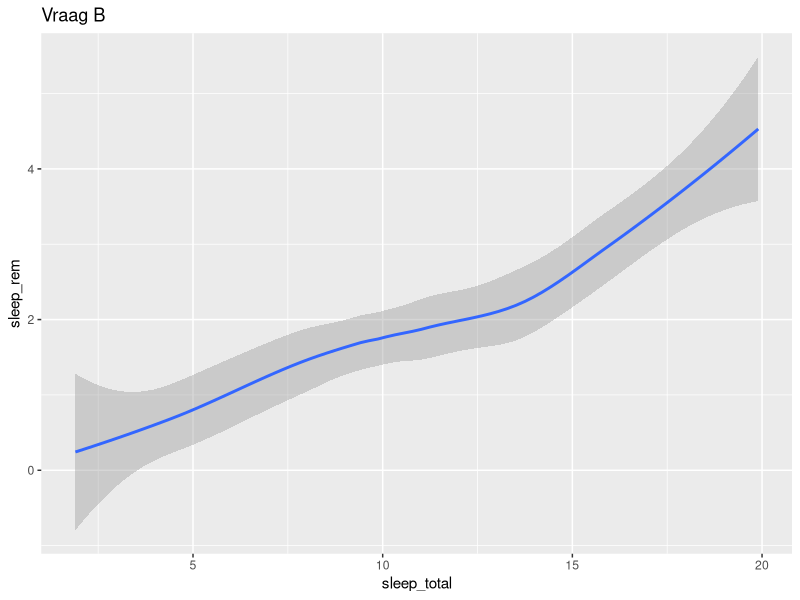
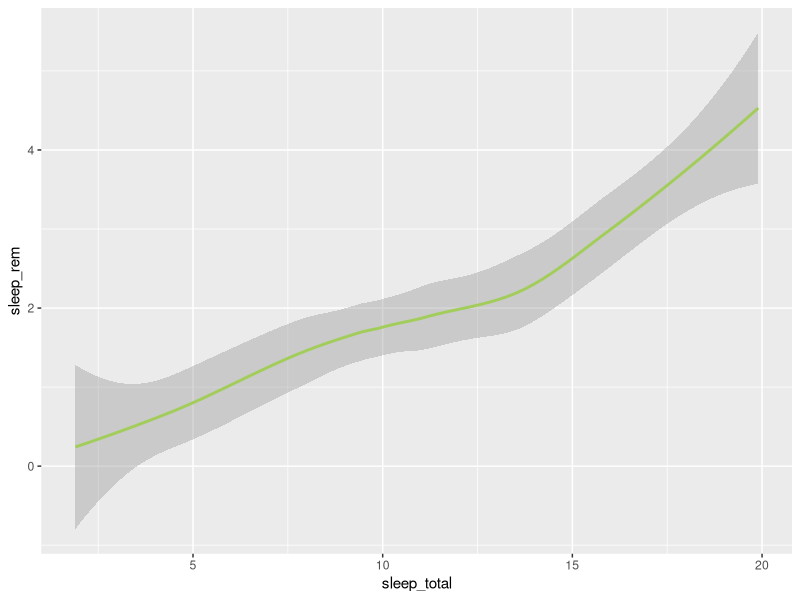
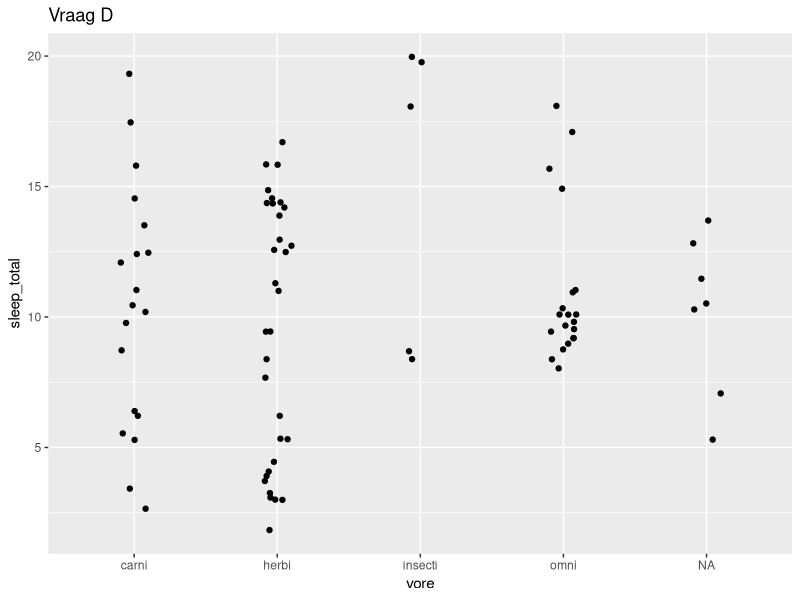
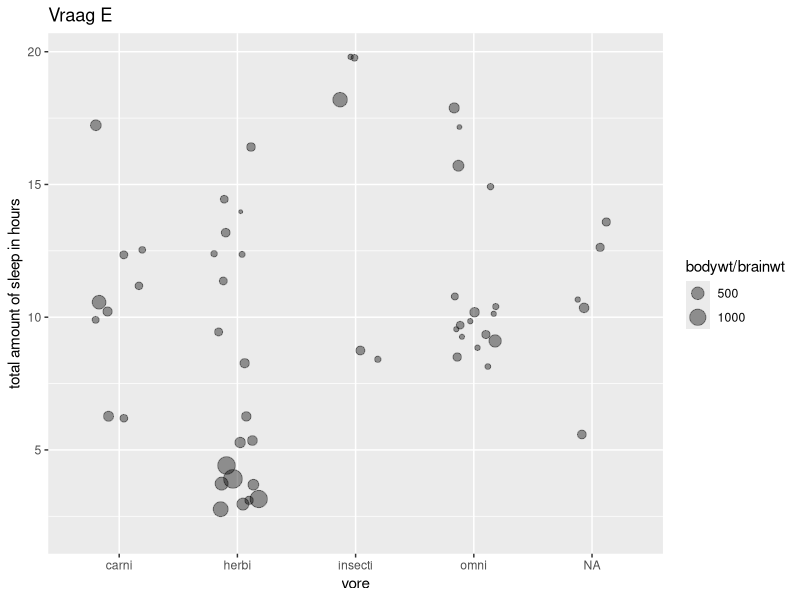

Reproduce these figures in R, in order.
library(tidyverse)
data("msleep")
str(msleep)

sleep_total_rem <- ggplot(msleep, aes(sleep_total, sleep_rem))

# Vraag B
sleep_total_rem + geom_smooth() + labs(title = "Vraag B")

# Vraag C
sleep_total_rem + geom_smooth(color = "darkolivegreen3")

# Vraag D
ggplot(msleep, aes(vore, sleep_total)) +
  geom_jitter(width = 0.1, height = 0.1) +
  labs(title = "Vraag D")

# Vraag E
ggplot(msleep, aes(vore, sleep_total, size = bodywt / brainwt)) +
  geom_jitter(width = 0.2, height = 0.2, alpha = 0.4) +
  labs(title = "Vraag E", y = "total amount of sleep in hours")